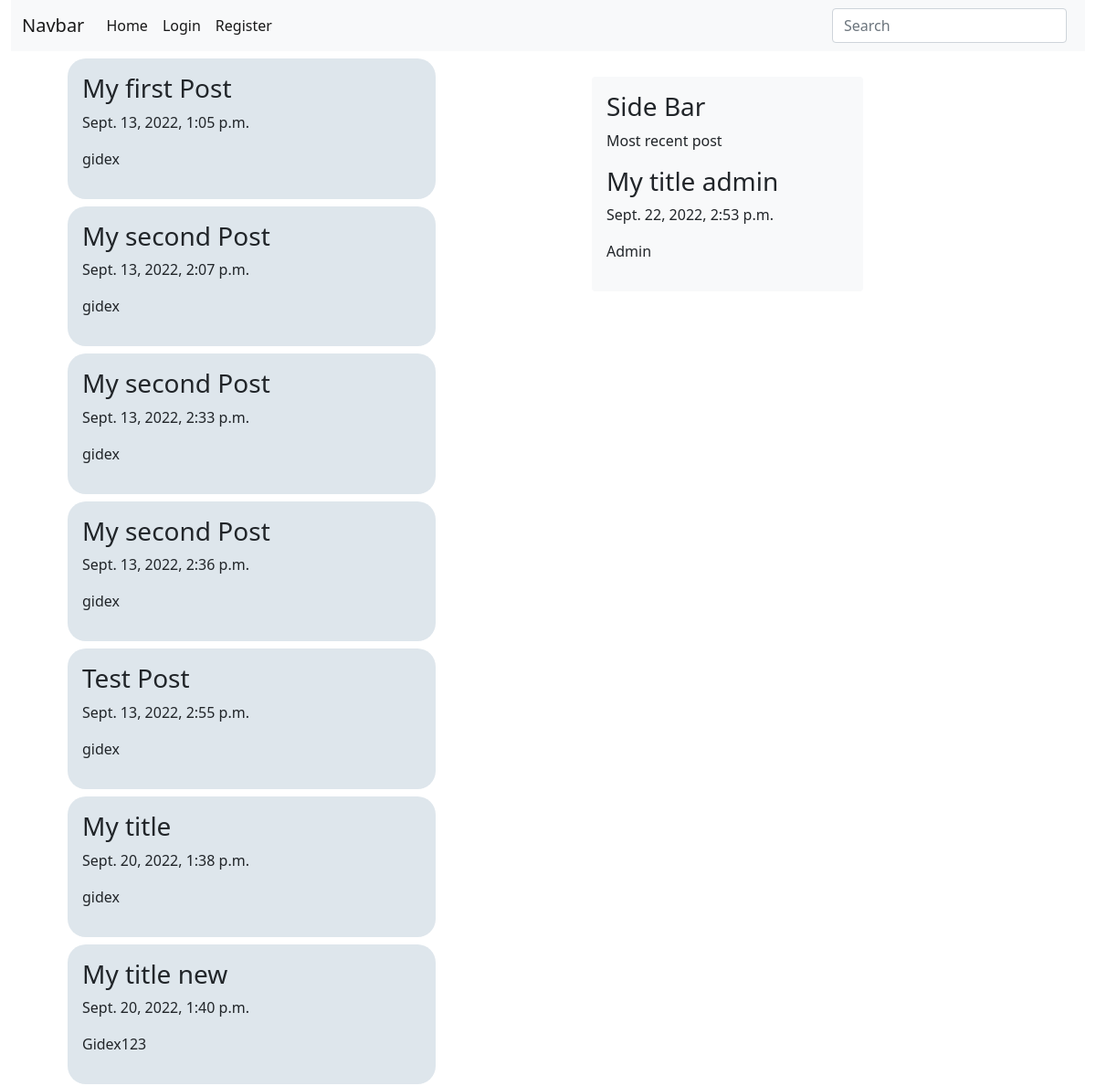
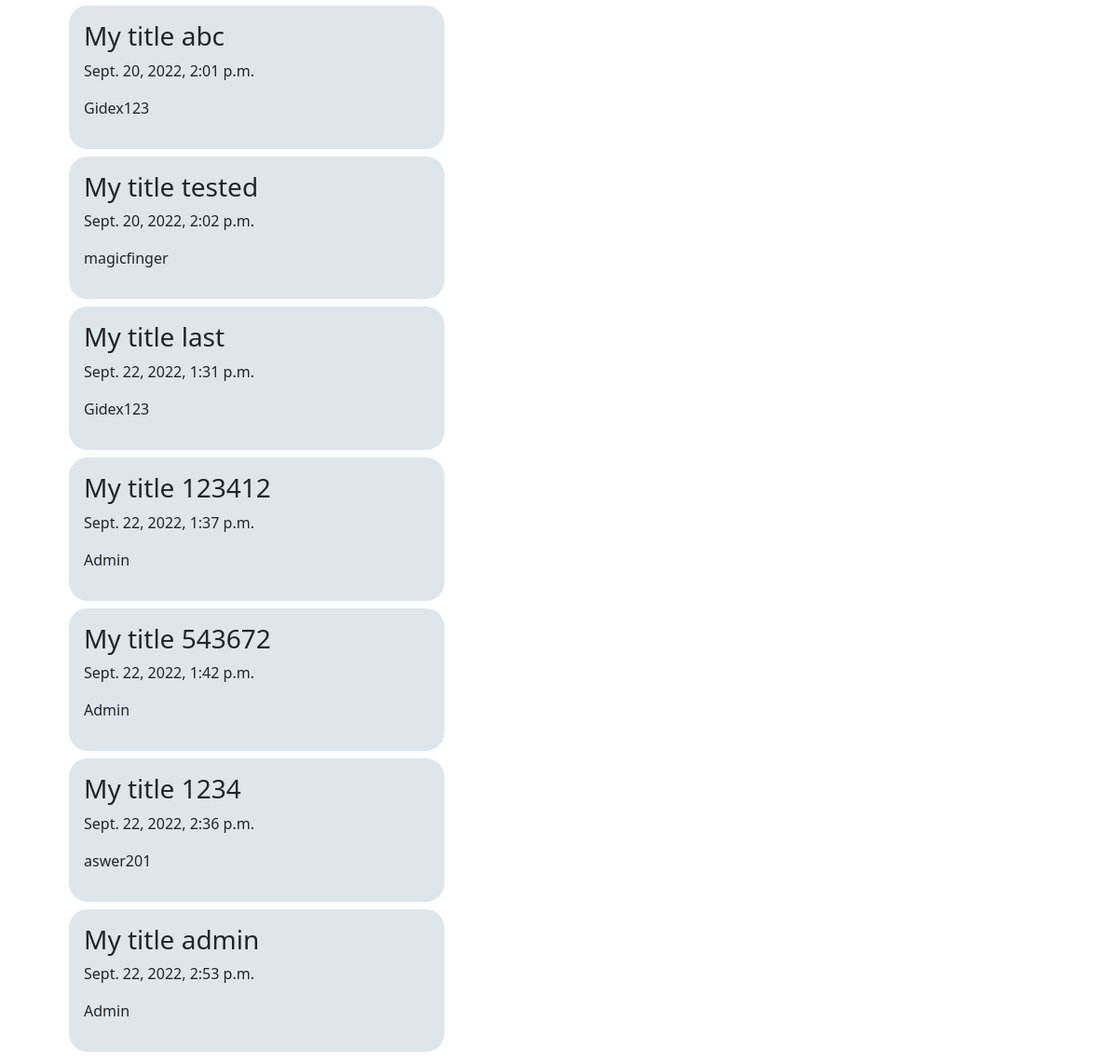
/blocktest/, run on an earlier commit of the app's database (2 pictures, top to bottom).
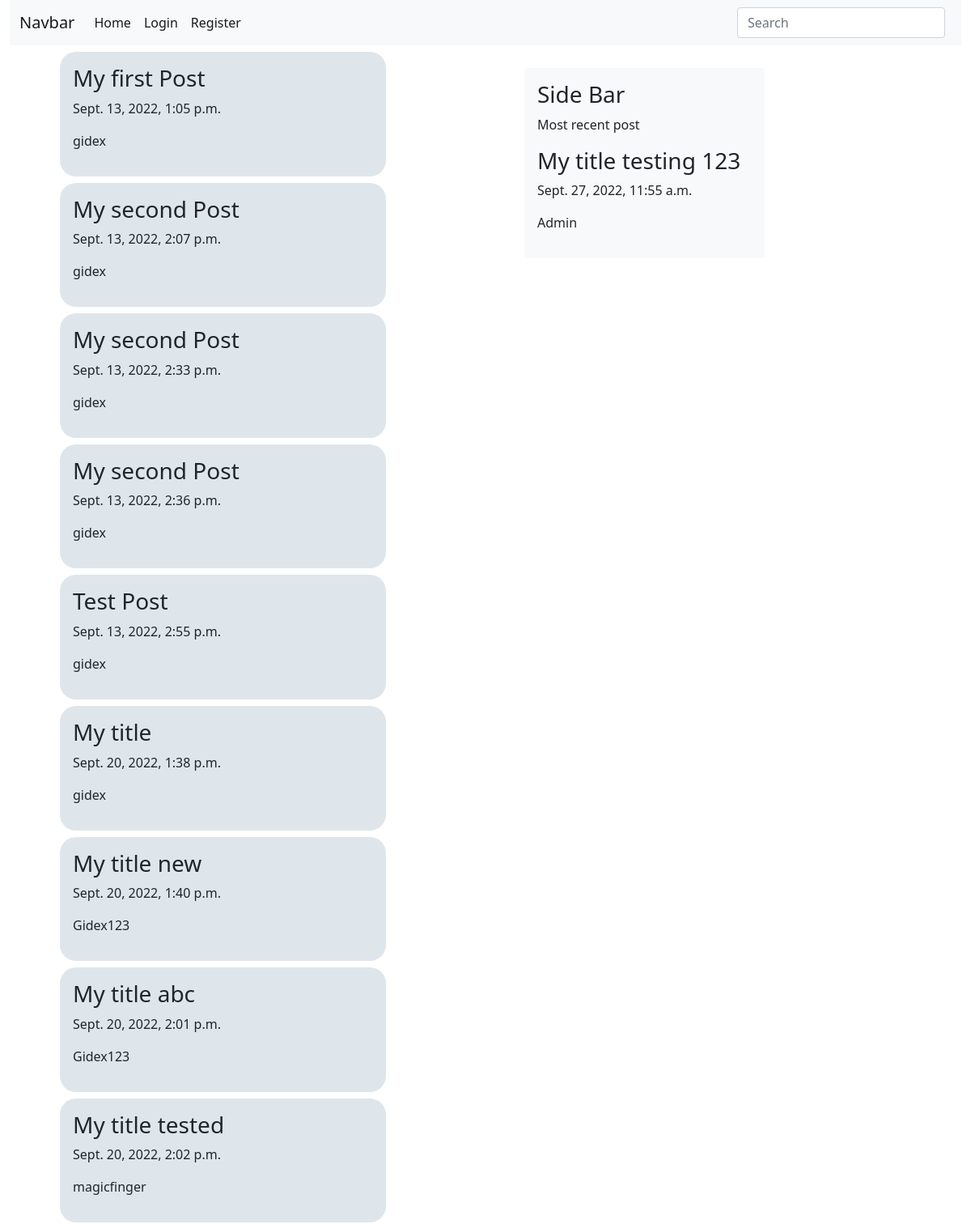
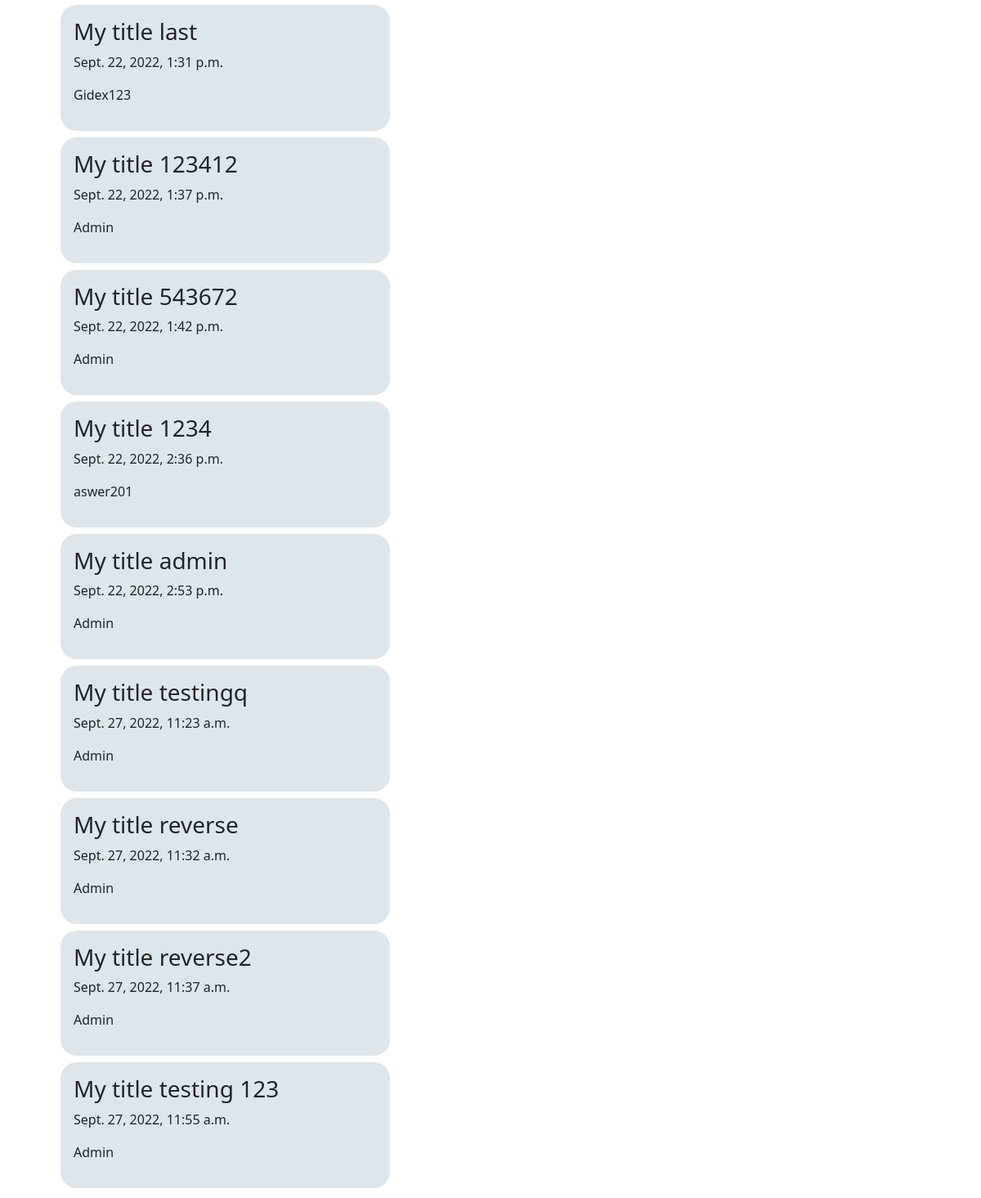
And on a later commit of the database (2 pictures, top to bottom).
### my_app/models.py (models this page shows, shortened)
class Post(models.Model):
    title = models.CharField(max_length=50, default='My title')
    body = models.TextField()
    date_created = models.DateTimeField(default = timezone.now)
    owner = models.ForeignKey(User, on_delete=models.CASCADE)

### my_app/views.py (the view)
# urls.py: path('blocktest/', views.blocktest, name='blocktest'),
def blocktest(request):
    request.user
    all_posts = Post.objects.all()
    last_post = Post.objects.last()
    context = {
        'all_posts': all_posts,
        'lastpost': last_post
    }
    return render(request, 'my_app/blocktest.html', context)

### my_app/templates/my_app/blocktest.html (shortened to what this page needs)
{% extends 'my_app/base.html' %}
{% block main-content %}
<div class="container">
    <div class="row">
        <div class="col-10 ">
            {% for post in all_posts %}
            <div class=" m-1 p-3 mb-2" style="border-radius: 20px; background-color: #dee6ec;">
                <h3> {{post.title}}</h3>
                <p>{{post.date_created}}</p>
                <p>{{post.owner.username}}</p>
            </div>
            {% endfor %}
        </div>
    </div>
</div>
{% endblock main-content %}
{% block side-content %}
    <div class="bg-light col-10 m-4 p-3 mb-2 rounded">
        <h3>Side Bar</h3>
        <p>Most recent post</p>
        <h3> {{lastpost.title}} </h3>
        <p>{{ lastpost.date_created }}</p>
        <p>{{ lastpost.owner.username }}</p>
    </div>
{% endblock side-content %}

### my_app/templates/my_app/base.html (shortened to what this page needs)
<!DOCTYPE html>
<html lang="en">
<head>
    <link href="https://cdn.jsdelivr.net/npm/bootstrap@5.0.2/dist/css/bootstrap.min.css" rel="stylesheet">
</head>
<body>
    <div class="container-fluid">
        <nav class="navbar navbar-expand-lg navbar-light bg-light">
            <div class="container-fluid">
                <a class="navbar-brand" href="#">Navbar</a>
                <div class="collapse navbar-collapse" id="navbarSupportedContent">
                    <ul class="navbar-nav me-auto mb-2 mb-lg-0">
                        <li class="nav-item">
                            <a class="nav-link active" aria-current="page" href="{% url 'homepage' %}">Home</a>
                        </li>
                        {% if user.is_authenticated %}
                        <li class="nav-item">
                            <a class="nav-link active" aria-current="page" href="{% url 'logoutpage' %}">Logout</a>
                        </li>
                        {% else %}
                        <li class="nav-item">
                            <a class="nav-link active" aria-current="page" href="{% url 'loginpage' %}">Login</a>
                        </li>
                        <li class="nav-item">
                            <a class="nav-link active" aria-current="page" href="{% url 'register' %}">Register</a>
                        </li>
                        {% endif %}
                    </ul>
                    <form class="d-flex">
                        <input class="form-control me-2" type="search" placeholder="Search" aria-label="Search">
                    </form>
                </div>
            </div>
        </nav>
    </div>
    <div class="container">
        <div class="row">
            <div class="col-6 m-1 ">
                {% block main-content %}
                {% endblock %}
            </div>
            <div class="col-4 m-1" >
                {% block side-content %}
                {% endblock %}
            </div>
        </div>
    </div>
</body>
</html>

What changed in the data, as far as the page shows it:
added Post: title "My title testingq", date_created "Sept. 27, 2022, 11:23 a.m.", owner.username "Admin"
added Post: title "My title reverse", date_created "Sept. 27, 2022, 11:32 a.m.", owner.username "Admin"
added Post: title "My title reverse2", date_created "Sept. 27, 2022, 11:37 a.m.", owner.username "Admin"
added Post: title "My title testing 123", date_created "Sept. 27, 2022, 11:55 a.m.", owner.username "Admin"
Also different on the page:
{{ lastpost.title }}: "My title admin" → "My title testing 123"
{{ lastpost.date_created }}: "Sept. 22, 2022, 2:53 p.m." → "Sept. 27, 2022, 11:55 a.m."
